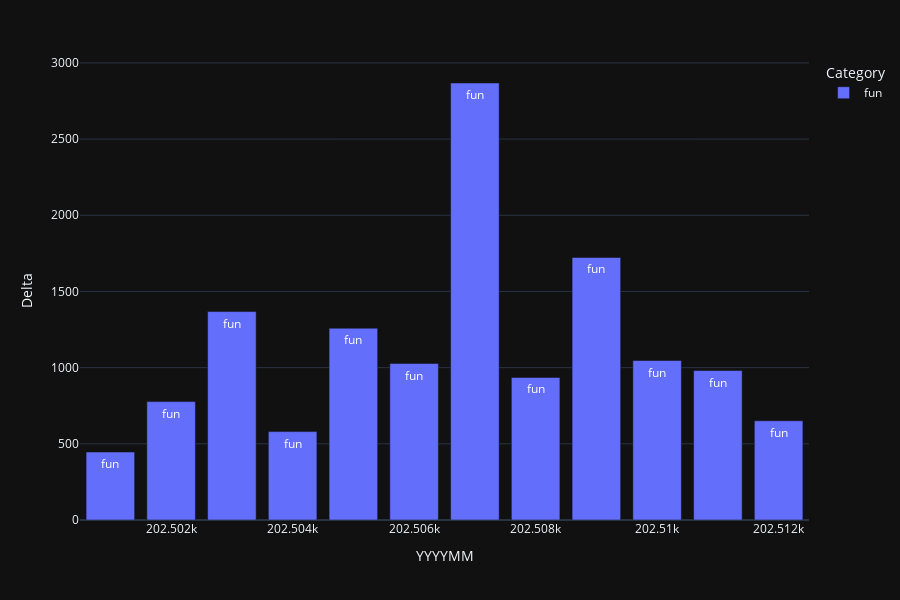

Here is the notebook cell this chart was saved with:
### Code cell
categories = [
    'fun',
    # 'grocerys',
    # 'amazon',
    # 'transfer',
    # 'pay_off_debt',
    # 'utility',
    # 'misc',
    # 'music',
    # 'health',
    # 'rent',
    # 'transportation',
    # 'phone',
    # 'dating',
    # 'check',
    # 'Costco',
    # 'gift',
    # 'invest',
    # 'cargas',
    # 'homeimprovement',
    # 'mortgage',
    # 'insurance',
    # 'cabin',
    # 'to_cabin',
    # 'tech',
    # 'car',
    # 'taxes',
    # 'interest',
]


mask = df_year['Category'].isin(categories)
temp = df_year[mask]
title = f'Year - filtered categories ({categories})'
make_barchart(df=temp,time_column='YYYYMM',title=title)

### Figure 1 — Plotly figure (JSON) as saved in the notebook; plotly's stock layout.template omitted (floating-point values rounded to 4 significant figures)
{"data": [{"alignmentgroup": "True", "customdata": [["fun"], ["fun"], ["fun"], ["fun"], ["fun"], ["fun"], ["fun"], ["fun"], ["fun"], ["fun"], ["fun"], ["fun"]], "hovertemplate": "Category=%{customdata[0]}<br>YYYYMM=%{x}<br>Delta=%{y}<extra></extra>", "legendgroup": "fun", "marker": {"color": "#636efa", "pattern": {"shape": ""}}, "name": "fun", "offsetgroup": "fun", "orientation": "v", "showlegend": true, "text": ["fun", "fun", "fun", "fun", "fun", "fun", "fun", "fun", "fun", "fun", "fun", "fun"], "textposition": "auto", "type": "bar", "x": [202501, 202502, 202503, 202504, 202505, 202506, 202507, 202508, 202509, 202510, 202511, 202512], "xaxis": "x", "y": [446.2, 777.0, 1368.0, 580.3, 1259.0, 1027.0, 2868.0, 935.7, 1723.0, 1047.0, 980.8, 651.4], "yaxis": "y"}], "layout": {"barmode": "relative", "height": 600, "legend": {"title": {"text": "Category"}, "tracegroupgap": 0}, "margin": {"t": 60}, "xaxis": {"anchor": "y", "domain": [0, 1], "title": {"text": "YYYYMM"}}, "yaxis": {"anchor": "x", "domain": [0, 1], "title": {"text": "Delta"}}}}
